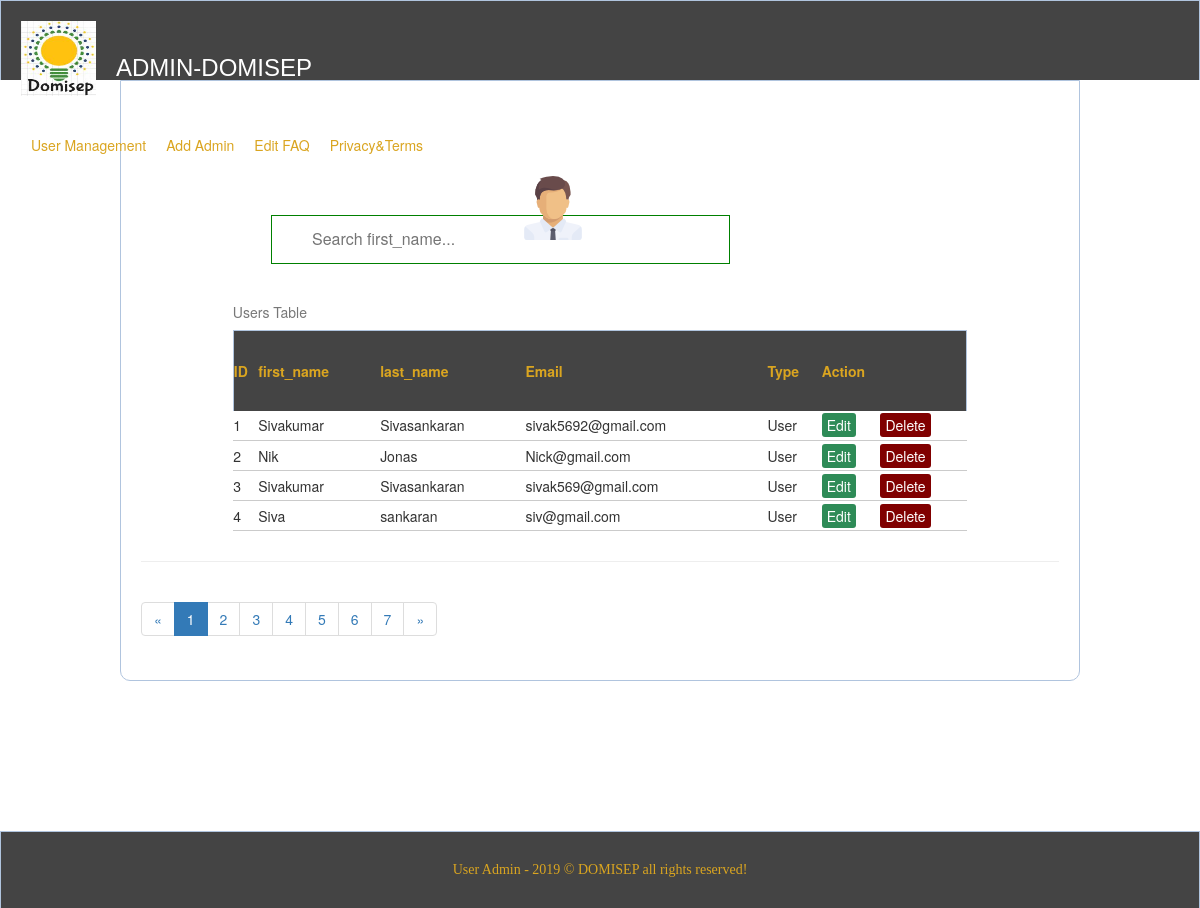
The app's page /admin-entrance/useradmin/show-user-test.php with its own data.
### tables this page shows
CREATE TABLE `users` (
  `id` int(50) NOT NULL,
  `first_name` varchar(45) NOT NULL,
  `last_name` varchar(45) NOT NULL,
  `email` varchar(45) NOT NULL,
  `password` varchar(255) NOT NULL,
  `type` varchar(100) NOT NULL
);

### admin-entrance/useradmin/server.php (called while the page is built, shortened)
<?php
	$db = mysqli_connect('localhost', 'root', '', 'crud');
	$results = mysqli_query($db, "SELECT * FROM users ORDER BY id DESC");
?>

### admin-entrance/useradmin/show-user-test.php (the view, shortened to what this page needs)
<?php
include('server.php');
?>
<!DOCTYPE html>
<html>
<head>
	<link rel="stylesheet" type="text/css" href="../style.css">
	<link rel="stylesheet" type="text/css" href="../useradmin/style.css">
	<link rel="stylesheet" type="text/css" href="../useradmin/nav.css">
	<link rel="stylesheet" type="text/css" href="../useradmin/searchbox/style.css">
	<link href="//cdn.bootcss.com/bootstrap/3.3.7/css/bootstrap.min.css" rel="stylesheet">
</head>
<body>
<div class="header">
    <div class="logo">
        <img src="logo.jpg" style="float: left;width: 75px;height: 75px;">
        <span style="float:left;color:white;padding:20px 20px;position:relative;font-family: Arial;font-size: 24px;margin-top: 10px;">ADMIN-DOMISEP</span>
    </div>
    <ul class="top-nav" style="width: 75%;float: left;display: inline-block;">
        <?php $row = mysqli_fetch_array($results) ?>
        <li><a href="show-user.php">User Management</a></li>
        <li><a href="create_admin.php">Add Admin</a></li>
        <li><a href="edit-faq.php?edit=<?php echo $row['id']; ?>" >Edit FAQ</a></li>
        <li><a href="edit-condition.php">Privacy&Terms</a></li>
        <li><img src="../images/boss.png" style="margin:0px 10px 0px 500px;"></li>
    </ul>
</div>
	<div class="content">
        <div class="profile_info" style="margin: -20px;">
        </div>
<input type="text" id="myInput" onkeyup="myFunction()" placeholder="Search first_name..."style="margin:20px 130px;margin-bottom: auto;">
<?php
require 'pager.php';
$mysqli = new mysqli('localhost','root','','crud') or die('Connection Error');
$listRow = 4;
$sql = 'SELECT id FROM users;';
$data = $mysqli->query($sql);
$total = $data->num_rows;
$Pager = new Pager($total,$listRow,0,['query'=>['name'=>'admin'],'fragment'=>'top']);
$sql = "SELECT * FROM users LIMIT ".($Pager->getCurrentPage()-1) * $listRow ."," . $listRow;
$data = $mysqli->query($sql);
 ?>
	<table class="myTable" style="width: 80%;height: 200px;">
		<caption>Users Table</caption>
		<thead>
			<tr class="header">
				<th>ID</th>
		        <th>first_name</th>
		        <th>last_name</th>
		        <th>Email</th>
		        <th>Type</th>
		        <th colspan="5">Action</th>
			</tr>
		</thead>
		<tbody>
			<?php
				while ($row = mysqli_fetch_object($data)) {
			 ?>
			<tr>
				<td><?php echo $row->id ?></td>
				<td><?php echo $row->first_name ?></td>
				<td><?php echo $row->last_name ?></td>
				<td><?php echo $row->email ?></td>
				<td><?php echo $row->type ?></td>
				<td><a href="edit-admin-profile.php?edit=<?php echo $row->id ?>" class="edit_btn">Edit</a></td>
				<td><a href="server.php?del=<?php echo $row->id ?>" class="del_btn">Delete</a></td>
			</tr>
			<?php
				}
			 ?>
		</tbody>
	</table>
	<div class="page">
	<hr>
		<?php echo $Pager->render() ?>
	</div>
</div>
    <div class="footer">
        <h5 style="text-align: center; font-family: Hei; ">User Admin - 2019 © DOMISEP all rights reserved!</h5>
    </div>
</body>
</html>

### admin-entrance/style.css (style rules this page uses)
* { margin: 0px; padding: 0px; }
body { font-size: 120%; background: #F8F8FF; }
.header { width: 100%; height: 80px; margin: 0px auto 0px; color: goldenrod; background: #444; text-align: center; border: 1px solid #B0C4DE; border-bottom: none; padding: 20px; }
.footer { width: 100%; margin: 150px auto -1px; color: goldenrod; background: #444 ; text-align: center; border: 1px solid #B0C4DE; border-bottom: none; padding: 20px; }
form, .content { width: 80%; margin: 0px auto; padding: 20px; border: 1px solid #B0C4DE; background: white; border-radius: 0px 0px 10px 10px; }
.profile_info:after { content: ""; display: block; clear: both; }

### admin-entrance/useradmin/style.css (style rules this page uses)
body { font-size: 19px; }
table { width: 50%; margin: 30px auto; border-collapse: collapse; text-align: left; }
tr { border-bottom: 1px solid #cbcbcb; }
th, td { border: none; height: 30px; padding: 2px; }
.edit_btn { text-decoration: none; padding: 2px 5px; background: #2E8B57; color: white; border-radius: 3px; }
.del_btn { text-decoration: none; padding: 2px 5px; color: white; border-radius: 3px; background: #800000; }

### admin-entrance/useradmin/nav.css (style rules this page uses)
* { margin: 0px; padding: 0px; }
.top-nav { width: 50%; float: left; height: 70px; display: inline; margin-top: 10px; list-style: none; }
.top-nav:before,.top-nav:after { content: ""; display: table; }
.top-nav:after { clear: both; }
.top-nav>li { float: left; position: relative; line-height: 60px; }
.top-nav li { position: relative; }
.top-nav>li a { font: "微软雅黑" 10px; text-decoration: none; color: goldenrod; padding: 5px 10px; margin-top: 10px; }

### admin-entrance/useradmin/searchbox/style.css (style rules this page uses)
#myInput { background-image: url('https://static.runoob.com/images/mix/searchicon.png'); background-position: 10px 12px; background-repeat: no-repeat; width: 50%; font-size: 16px; padding: 12px 20px 12px 40px; border: 1px solid green; margin-bottom: 12px; margin-left: 110px; }

### records on screen
users: id "1", first_name "Sivakumar", last_name "Sivasankaran", email "sivak5692@gmail.com", type "User"
users: id "2", first_name "Nik", last_name "Jonas", email "Nick@gmail.com", type "User"
users: id "3", first_name "Sivakumar", last_name "Sivasankaran", email "sivak569@gmail.com", type "User"
users: id "4", first_name "Siva", last_name "sankaran", email "siv@gmail.com", type "User"

### other values on screen
$text "«"
$text "1"
$page "2 3 4 5 6 7 »"
